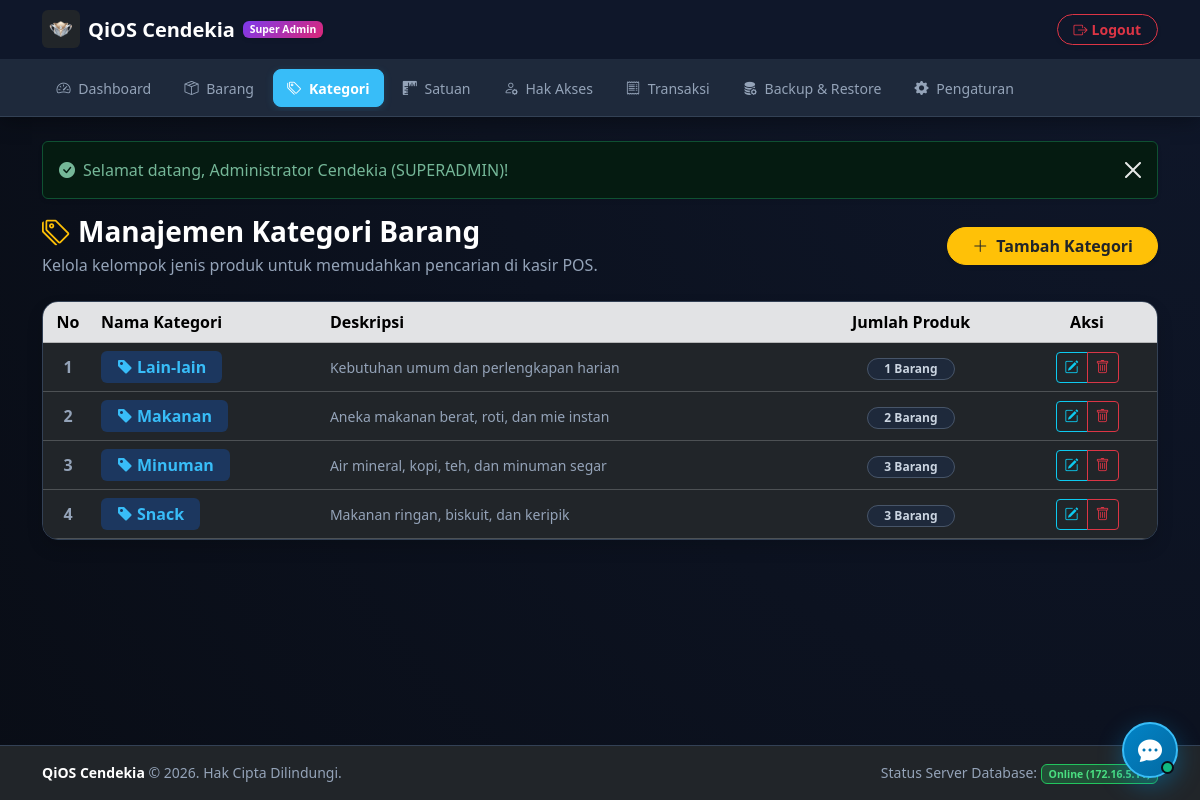
The app's page /admin/kategori.php (signed in) with its own data.
### tables this page shows
CREATE TABLE `kategori` (
    `id` INT AUTO_INCREMENT PRIMARY KEY,
    `nama_kategori` VARCHAR(100) NOT NULL UNIQUE,
    `deskripsi` VARCHAR(255) NULL,
    `created_at` TIMESTAMP DEFAULT CURRENT_TIMESTAMP
);

### config/database.php (called while the page is built, shortened)
    <?php
function e($string) {
    return htmlspecialchars((string)$string, ENT_QUOTES, 'UTF-8');
}

### admin/kategori.php (the view, shortened to what this page needs)
<?php
require_once __DIR__ . '/../config/database.php';
require_once __DIR__ . '/../config/auth.php';
try {
    $stmt = $pdo->query("
        SELECT k.*, COUNT(p.id) AS total_produk
        FROM kategori k
        LEFT JOIN produk p ON k.id = p.kategori_id
        GROUP BY k.id
        ORDER BY k.nama_kategori ASC
    ");
    $kategori_items = $stmt->fetchAll();
} catch (PDOException $e) {
    $kategori_items = [];
    $error_msg = $e->getMessage();
}
require_once __DIR__ . '/includes/admin_header.php';
?>
<div class="d-flex flex-column flex-md-row justify-content-between align-items-md-center mb-4 gap-3">
    <div>
        <h3 class="fw-bold text-white mb-1">
            <i class="bi bi-tags text-warning me-2"></i>Manajemen Kategori Barang
        </h3>
        <p class="text-secondary mb-0">Kelola kelompok jenis produk untuk memudahkan pencarian di kasir POS.</p>
    </div>
    <div>
        <button type="button" class="btn btn-warning rounded-pill px-4 shadow-sm text-dark fw-bold" data-bs-toggle="modal" data-bs-target="#modalTambahKategori">
            <i class="bi bi-plus-lg me-1"></i> Tambah Kategori
        </button>
    </div>
</div>
<div class="card border-secondary shadow rounded-4 overflow-hidden mb-5">
    <div class="table-responsive">
        <table class="table table-hover table-dark align-middle mb-0">
            <thead class="table-secondary">
                <tr>
                    <th scope="col" style="width: 50px;" class="text-center">No</th>
                    <th scope="col">Nama Kategori</th>
                    <th scope="col">Deskripsi</th>
                    <th scope="col" class="text-center">Jumlah Produk</th>
                    <th scope="col" class="text-center" style="width: 140px;">Aksi</th>
                </tr>
            </thead>
            <tbody>
                <?php if (empty($kategori_items)): ?>
                    <tr>
                        <td colspan="5" class="text-center py-5 text-secondary">
                            <i class="bi bi-tag fs-1 d-block mb-2"></i>
                            Belum ada kategori yang dibuat.
                        </td>
                    </tr>
                <?php else: ?>
                    <?php
                    $no = 1;
                    foreach ($kategori_items as $k):
                    ?>
                        <tr>
                            <td class="text-center text-secondary fw-semibold"><?= $no++ ?></td>
                            <td>
                                <span class="badge bg-primary bg-opacity-25 text-info fs-6 px-3 py-2">
                                    <i class="bi bi-tag-fill me-1"></i><?= e($k['nama_kategori']) ?>
                                </span>
                            </td>
                            <td class="text-secondary small">
                                <?= !empty($k['deskripsi']) ? e($k['deskripsi']) : '-' ?>
                            </td>
                            <td class="text-center">
                                <span class="badge bg-secondary rounded-pill px-3 py-1">
                                    <?= (int)$k['total_produk'] ?> Barang
                                </span>
                            </td>
                            <td class="text-center">
                                <div class="btn-group btn-group-sm">
                                    <button type="button" class="btn btn-outline-info" title="Ubah Kategori" onclick='openEditModal(<?= json_encode($k) ?>)'>
                                        <i class="bi bi-pencil-square"></i>
                                    </button>
                                    <button type="button" class="btn btn-outline-danger" title="Hapus Kategori" onclick="openDeleteModal(<?= (int)$k['id'] ?>, '<?= e(addslashes($k['nama_kategori'])) ?>', <?= (int)$k['total_produk'] ?>)">
                                        <i class="bi bi-trash"></i>
                                    </button>
                                </div>
                            </td>
                        </tr>
                    <?php endforeach; ?>
                <?php endif; ?>
            </tbody>
        </table>
    </div>
</div>
<?php require_once __DIR__ . '/includes/admin_footer.php'; ?>

### admin/includes/admin_header.php (style rules this page uses)
:root { --bg-darker: #090d16; --bg-card: #111827; --bg-header: #1e293b; --border-color: #334155; --accent-cyan: #38bdf8; --accent-green: #10b981; }
body { background-color: var(--bg-darker); color: #f1f5f9; font-family: 'Segoe UI', system-ui, -apple-system, sans-serif; min-height: 100vh; display: flex; flex-direction: column; }
.card { background-color: var(--bg-card); border: 1px solid var(--border-color); }

### records on screen
kategori: nama_kategori "Lain-lain", deskripsi "Kebutuhan umum dan perlengkapan harian", total_produk "1"
kategori: nama_kategori "Makanan", deskripsi "Aneka makanan berat, roti, dan mie instan", total_produk "2"
kategori: nama_kategori "Minuman", deskripsi "Air mineral, kopi, teh, dan minuman segar", total_produk "3"
kategori: nama_kategori "Snack", deskripsi "Makanan ringan, biskuit, dan keripik", total_produk "3"

### other values on screen
$app_title "QiOS Cendekia"
$_SESSION['flash_success'] "Selamat datang, Administrator Cendekia (SUPERADMIN)!"
function_exists('get_app_name') ? get_app_name() : 'QiOS Cendekia' "QiOS Cendekia"
